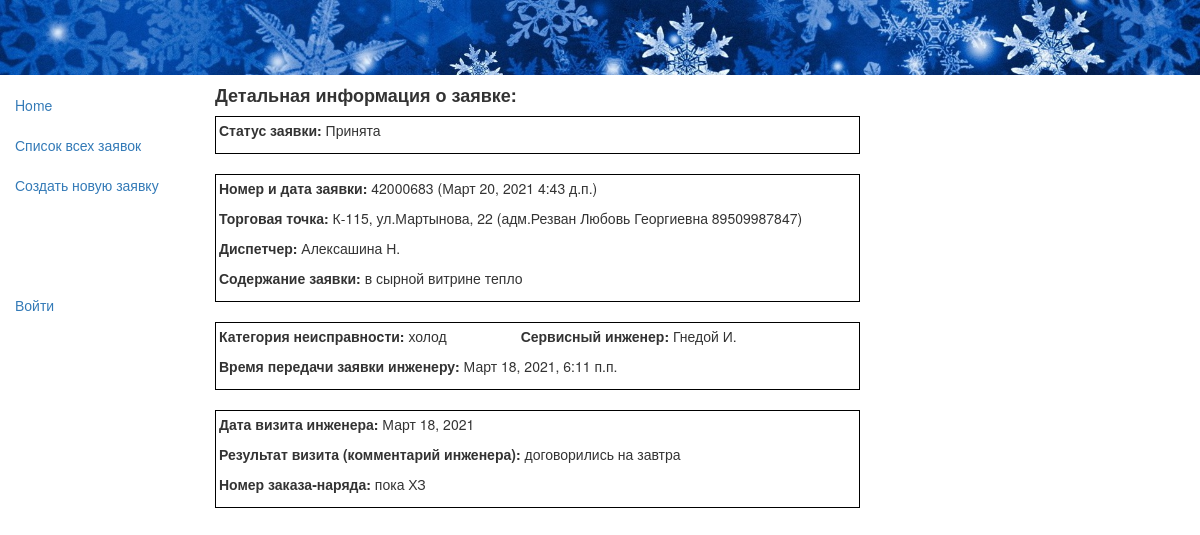
Before: /app/rec/1 with the older database file.
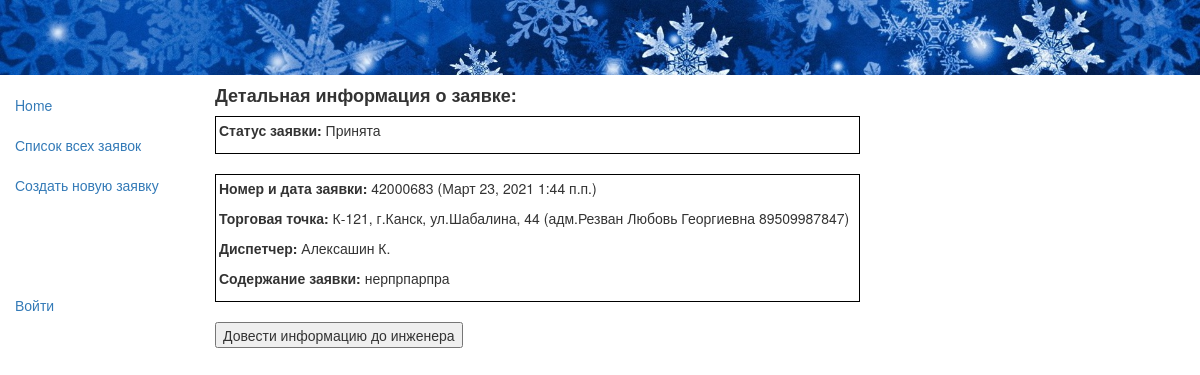
After: the same page with the newer database file.
### app/models.py (models this page shows, shortened)
class Rec(models.Model):
    status = models.ForeignKey(Status, null=True, on_delete=models.SET_NULL, default=4, verbose_name="Статус заявки")
    rec_date = models.DateField(auto_now_add=True)
    rec_time = models.TimeField(auto_now_add=True)
    staff = models.ForeignKey(Staff, null=True, on_delete=models.SET_NULL, verbose_name='Диспетчер')
    customer = models.CharField(max_length=100, verbose_name="ФИО инициатора заявки")
    rec_num = models.CharField(verbose_name='Номер заявки', max_length=12)
    store = models.ForeignKey(Store, null=True, on_delete=models.SET_NULL, verbose_name="Торговая точка, адрес")
    description = models.TextField(max_length=1000, verbose_name="Содержание заявки")
    trouble = models.ForeignKey(Trouble, null=True, blank=True, on_delete=models.SET_NULL, verbose_name="Категория неисправности")
    tech = models.ForeignKey(Tech, null=True, on_delete=models.SET_NULL, default=4, verbose_name="Сервисный инженер")
    sign = models.DateTimeField(null=True, blank=True, verbose_name="Дата и время передачи заявки инженеру")
    visit = models.DateField(null=True, blank=True, verbose_name="Дата визита инженера")
    result = models.TextField(null=True, blank=True, max_length=1000, verbose_name="Результат выезда")
    form = models.CharField(null=True, blank=True, max_length=10, verbose_name="Номер заказа-наряда")
    class Meta:
        ordering = ['-rec_date'] # итерация по заявкам в rec-list.html в обратном порядке
    def get_upd1_url(self):
        return reverse('rec_update1', args=[str(self.id)])

class Store(models.Model):
    name = models.CharField(max_length=96, help_text="Торговая точка, адрес")
    def __str__(self):
        return self.name

class Staff(models.Model):
    name = models.CharField(max_length=64, help_text="Диспетчер")
    def __str__(self):
        return self.name

class Trouble(models.Model):
    name = models.CharField(max_length=32, help_text="Категория неисправности")
    def __str__(self):
        return self.name

class Tech(models.Model):
    name = models.CharField(max_length=64, help_text="Сервисный инженер")
    def __str__(self):
        return self.name

class Status(models.Model):
    name = models.CharField(max_length=32, help_text="Состояние заявки")
    def __str__(self):
        return self.name

### app/views.py (the view)
# urls.py: url(r'^rec/(?P<pk>\d+)$', views.RecDetailView.as_view(), name='rec_detail'),
class RecDetailView(generic.DetailView):
    model = Rec

### app/templates/app/rec_detail.html (shortened to what this page needs)
{% extends "base_generic.html" %}
{% block content %}
  <h4><strong>Детальная информация о заявке:</strong></h4>
 <div style="border: 1px solid black; background-color: white; padding: 3px; width:645px;">
  <p><strong>Статус заявки:</strong>&nbsp;{{ rec.status }}</p></div><br>
  <div style="border: 1px solid black; background-color: white; padding: 3px; width:645px;">
  <p><strong>Номер и дата заявки:</strong>&nbsp;{{ rec.rec_num }} ({{ rec.rec_date }} {{ rec.rec_time }})</p>
  <p><strong>Торговая точка:</strong>&nbsp;{{ rec.store }} ({{ rec.customer }}) </p>
  <p><strong>Диспетчер:</strong>&nbsp;{{ rec.staff }}</p>
  <p><strong>Содержание заявки:</strong>&nbsp;{{ rec.description }}</p></div><br>
{% if rec.sign %}
  <div style="border: 1px solid black; background-color: white; padding: 3px; width:645px;">
  <p><strong>Категория неисправноcти:</strong>&nbsp;{{ rec.trouble }}  &nbsp; &nbsp; &nbsp; &nbsp; &nbsp; &nbsp; &nbsp; &nbsp; &nbsp;
    <strong>Сервисный инженер:</strong>&nbsp;{{ rec.tech }}</p>
  <p><strong>Время передачи заявки инженеру:</strong>&nbsp;{{ rec.sign }}</p></div><br>
{% endif %}
{% if rec.visit %}
<div style="border: 1px solid black; background-color: white; padding: 3px; width:645px;">
    <p><strong>Дата визита инженера:</strong>&nbsp;{{ rec.visit }}</p>
  <p><strong>Результат визита (комментарий инженера):</strong>&nbsp;{{ rec.result }}</p>
  <p><strong>Номер заказа-наряда:</strong>&nbsp;{{ rec.form }}</p></div>
{% endif %}
{% if not rec.sign %}
<form action="{{ rec.get_upd1_url }}">
   <button>Довести информацию до инженера</button>
  </form>
{% endif %}
{% endblock %}

Changed rows visible on the page:
changed Rec "адм.Резван Любовь Георгиевна 89509987847": rec_date "Март 20, 2021" → "Март 23, 2021"; rec_time "4:43 д.п." → "1:44 п.п."; store "К-115, ул.Мартынова, 22" → "К-121, г.Канск, ул.Шабалина, 44"; staff "Алексашина Н." → "Алексашин К."; description "в сырной витрине тепло" → "нерпрпарпра"; trouble "холод" → (not shown); tech "Гнедой И." → (not shown); sign "Март 18, 2021, 6:11 п.п." → (not shown); visit "Март 18, 2021" → (not shown); result "договорились на завтра" → (not shown); form "пока ХЗ" → (not shown)
Other visible differences:
text no longer shown: "Категория неисправноcти: Сервисный инженер: Время передачи заявки инженеру: Дата визита инженера: Результат визита (комментарий инженера): Номер заказа-наряда:"
text now shown: "Довести информацию до инженера"
